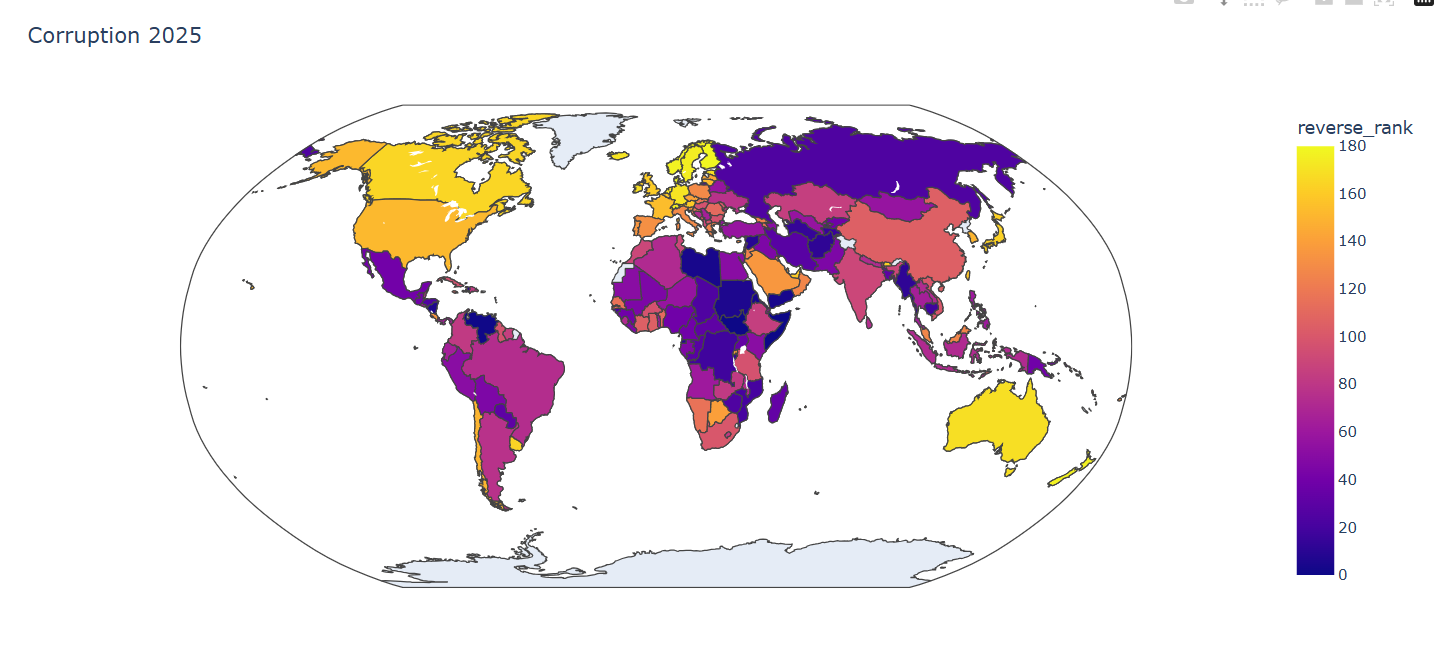

Source code (Python):
import pandas as pd
from plotly import express as px

filename = "data/CPI2025_Results.xlsx"

cpi = pd.read_excel(
    filename, sheet_name="CPI2025", engine="calamine", header=3, usecols=[0, 1, 2, 3, 4]
)

fig = cpi.assign(reverse_rank=pd.col("Rank").max() - pd.col("Rank")).pipe(
    px.choropleth,
    locations="Country / Territory",
    locationmode="country names",
    color="reverse_rank",
    title="Corruption 2025",
    projection="robinson",
    hover_data=["CPI 2025 score", "Rank"],
)

fig.write_html("src\\then_some\\corruption_index.html")

# Show the names of the most and least corrupt countries in each region, using the CPI score.
# Show the highest and lowest CPI scores for these most/least corrupt countries, and the difference between them.
# How big is the most/least difference in each region?
(
    cpi.set_index("Country / Territory")
    .groupby(["Region"])["CPI 2025 score"]
    .agg(["min", "max", "idxmin", "idxmax"])
)
